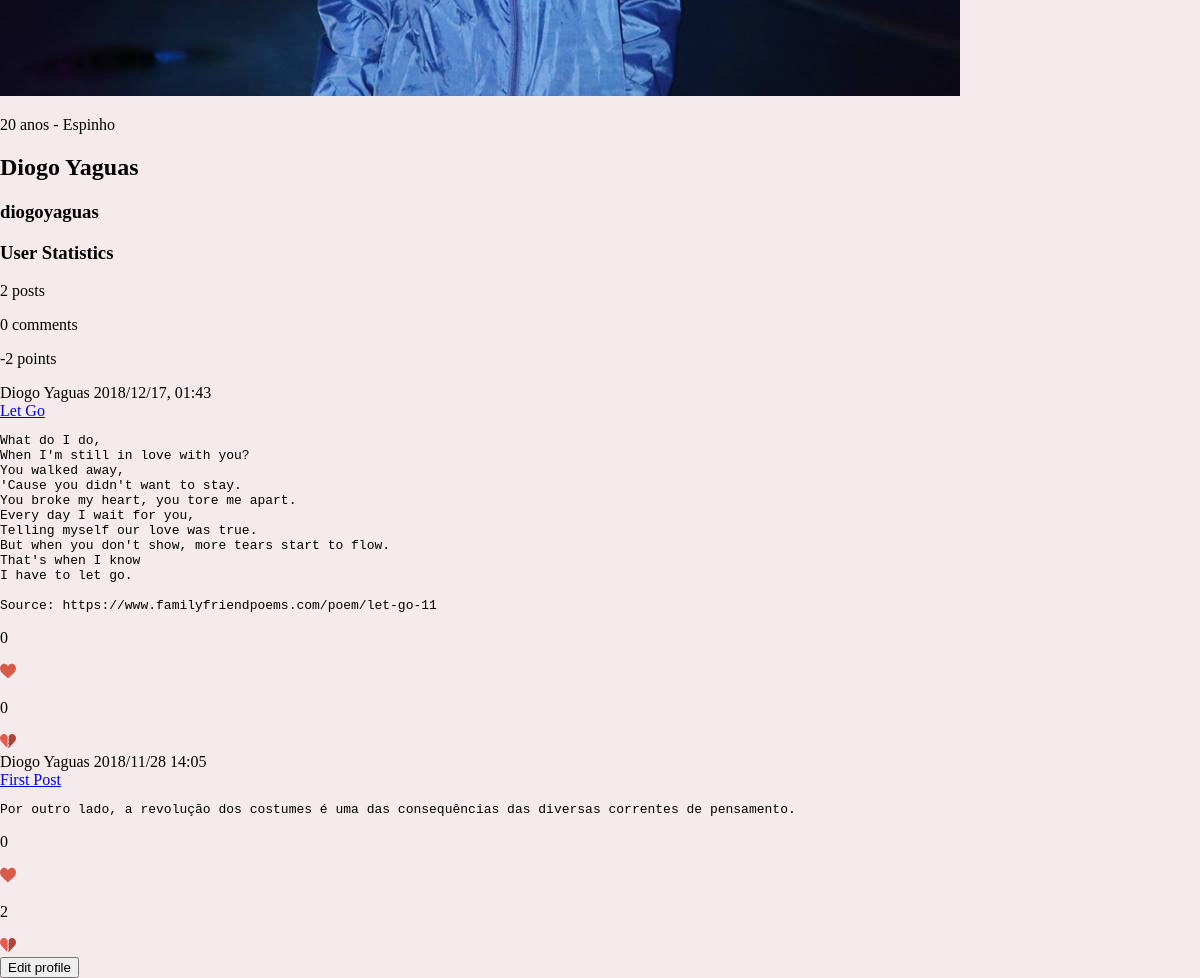
Before: /templates/myManao.php (signed in, lower part) with the older database file.
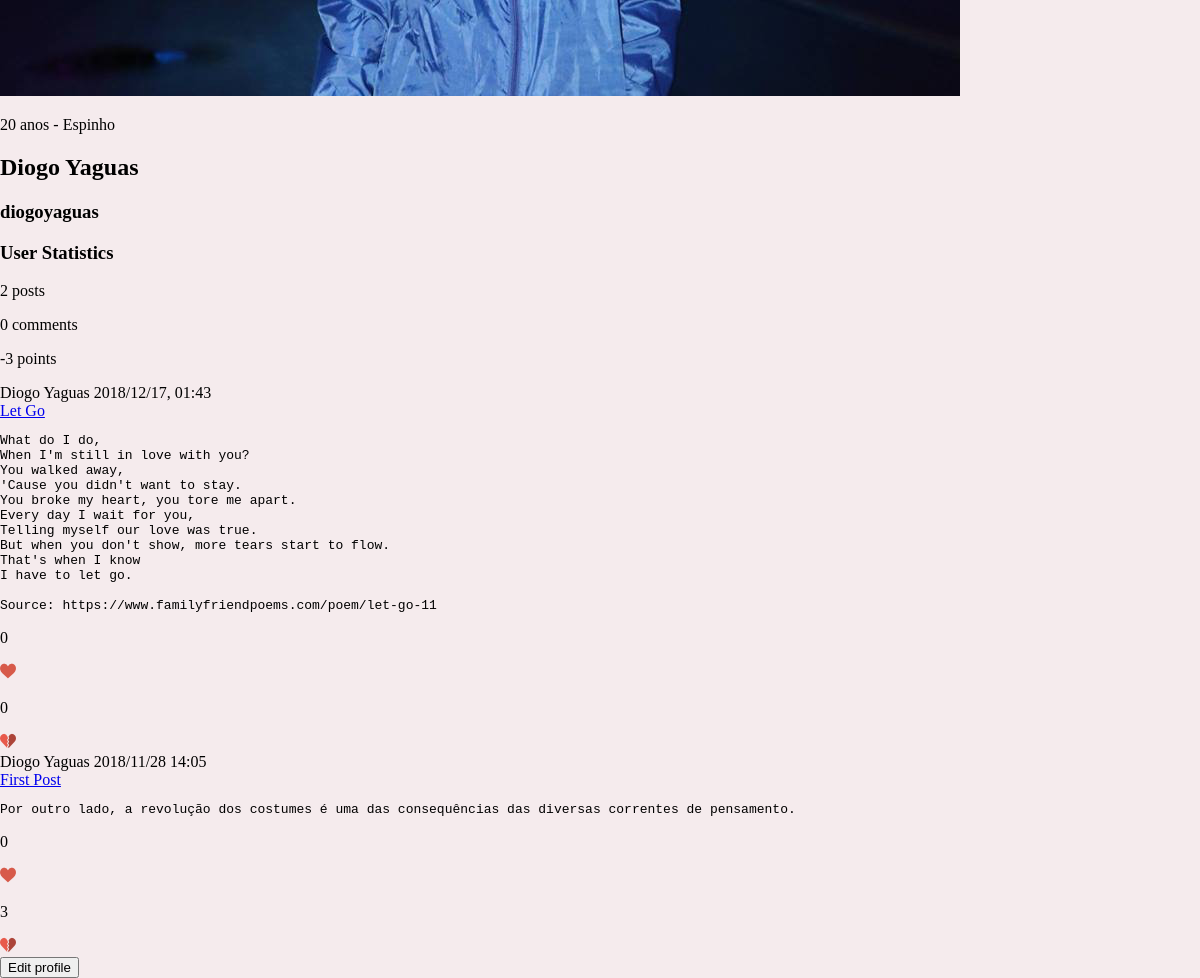
After: the same page with the newer database file.
### tables this page shows
CREATE TABLE Post (ID INTEGER PRIMARY KEY AUTOINCREMENT, User_ID INTEGER NOT NULL REFERENCES User (ID), Title STRING NOT NULL, Text STRING NOT NULL, Date STRING NOT NULL, Upvotes INTEGER DEFAULT 0, Downvotes INTEGER DEFAULT 0);

CREATE TABLE User (ID INTEGER PRIMARY KEY AUTOINCREMENT, Username STRING UNIQUE NOT NULL, Password CHAR (256) NOT NULL, Name STRING NOT NULL, Email STRING NOT NULL UNIQUE, Bio STRING, Profile_Pic STRING NOT NULL DEFAULT "default.png", Posts INTEGER DEFAULT 0, Comments INTEGER DEFAULT 0, Upvotes INTEGER DEFAULT 0, Downvotes INTEGER DEFAULT 0, ParticipationDate STRING NOT NULL);

### database/user.php (called while the page is built, shortened)
<?php
      function getName($userID) {
        global $dbh;
        try {
          $stmt = $dbh->prepare('SELECT Name FROM User WHERE ID = ?');
          $stmt->execute(array($userID));
          if($row = $stmt->fetch()){
            return $row['Name'];
          }
        }catch(PDOException $e) {
          return -1;
        }
      }
    function getNumberofPostOfUser($userID) {
      global $dbh;
      try {
        $stmt = $dbh->prepare('SELECT count(*) FROM Post WHERE User_ID = ?');
        $stmt->execute(array($userID));
        return ($stmt->fetch()["count(*)"]);
      }catch(PDOException $e) {
        return true;
      }
    }
    function getNumberofCommentsOfUser($userID) {
      global $dbh;
      try {
        $stmt = $dbh->prepare('SELECT count(*) FROM Comments WHERE User_ID = ?');
        $stmt->execute(array($userID));
        return ($stmt->fetch()["count(*)"]);
      }catch(PDOException $e) {
        return true;
      }
    }
    function getPontuationOfUser($userID) {
      global $dbh;
      try {
        $stmt = $dbh->prepare('SELECT count(DownPost.Post_ID) from DownPost, User, Post WHERE DownPost.Post_ID = Post.ID and User.ID = Post.User_ID  and User.ID = ?');
        $stmt->execute(array($userID));
        $negative = ($stmt->fetch()["count(DownPost.Post_ID)"]);
        $stmt = $dbh->prepare('SELECT count(UpPost.Post_ID) from UpPost, User, Post WHERE UpPost.Post_ID = Post.ID and User.ID = Post.User_ID  and User.ID = ?');
        $stmt->execute(array($userID));
        $positive = ($stmt->fetch()["count(UpPost.Post_ID)"]);
        return ($positive - $negative);
      }catch(PDOException $e) {
        return true;
      }
    }
?>

### database/post.php (called while the page is built, shortened)
<?php
	function getUserPosts($userID)
	{
		global $dbh;
		try {
			$stmt = $dbh->prepare('SELECT * from Post WHERE User_ID = ? ORDER BY Date DESC LIMIT 5');
			if($stmt->execute(array($userID)))
				return $stmt->fetchAll();
			else
				return -1;
		} catch(PDOException $e) {
			return -1;
		}
	}
?>

### templates/userPosts.php (the view, shortened to what the changed rows need)
<?php
            include_once ("../includes/init.php");
			include_once ("../database/post.php");
            $posts = getUserPosts($_SESSION['userID']);
            foreach($posts as $post) {
                viewPosts($post);
                }
            function viewPosts($post) {
                ?>
            <article id="posts">
                <header>
                    <span class="author">
                        <?php echo getName($post['User_ID']) ?>
                    </span>
                    <span class="date">
                        <?= $post['Date'] ?>
                    </span>
                </header>
                <a id="title" href="viewPost.php?id=<?=$post['ID']?>" target="_blank"><?= $post['Title'] ?></a>
                <pre id="text_wrote"><?= $post['Text'] ?></pre>
                <footer id="votes">
                    <div id="upvotes" onclick="updateUpvotes(<?=$post['ID']?>)">
                        <p id="upvote<?=$post['ID']?>"><?=$post['Upvotes']?></p>
                        <img src="../images/upvote.png"alt="Upvote">
                    </div>
                    <div id="downvotes" onclick="updateDownvotes(<?=$post['ID']?>)">
                        <p id="downvote<?=$post['ID']?>"><?=$post['Downvotes']?></p>
                        <img src="../images/downvote.png"alt="Downvote">
                    </div>
            </article>
        <?php }?>

### templates/myManao.php (shortened to what the changed rows need)
<?php
    include_once("header.php");
?>
    <!DOCTYPE html>
    <html>
    <head>
        <link href="../css/main_layout.css" rel="stylesheet">
        <link href="../css/main_style.css" rel="stylesheet">
        <link href="../css/others.css" rel="stylesheet">
    </head>
    <body>
        <section class="profile">
            <div id="information">
                <img id="pic" src="../profilePictures/<?php
                include_once('../includes/init.php');
                include_once('../database/user.php');
                ?>" alt="Profile picture">
                <h1 id="name">
                <?php
                    echo getName($_SESSION['userID']);
                ?>
            </h1>
            <div id="statistics">
                <h3 id=title>
                    User Statistics
                </h3>
                <p id="posts"><?php echo getNumberofPostOfUser($_SESSION['userID']) ?> posts</p>
                <p id="comments"><?php echo getNumberofCommentsOfUser($_SESSION['userID'])?> comments</p>
                <p id="pontuation"><?php echo getPontuationOfUser($_SESSION['userID'])?> points</p>
            </div>
            <div id="userPosts">
                <?php include("userPosts.php"); ?>
            </div>
            </div>
        </section>
    </body>
    </html>

Changed rows visible on the page:
changed post "First Post": Downvotes "2" → "3"
Other visible differences:
getPontuationOfUser($_SESSION['userID']): "-2" → "-3"
